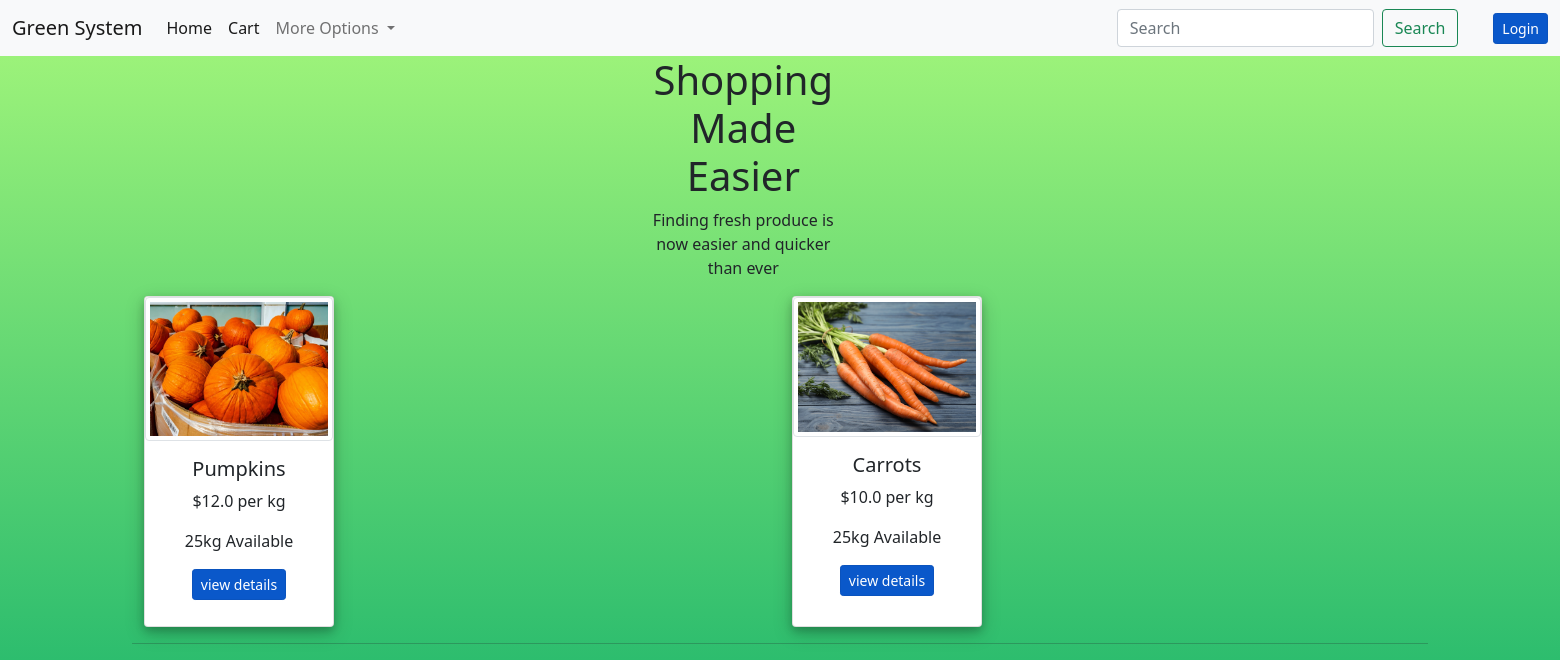
Before: / with the older database file.
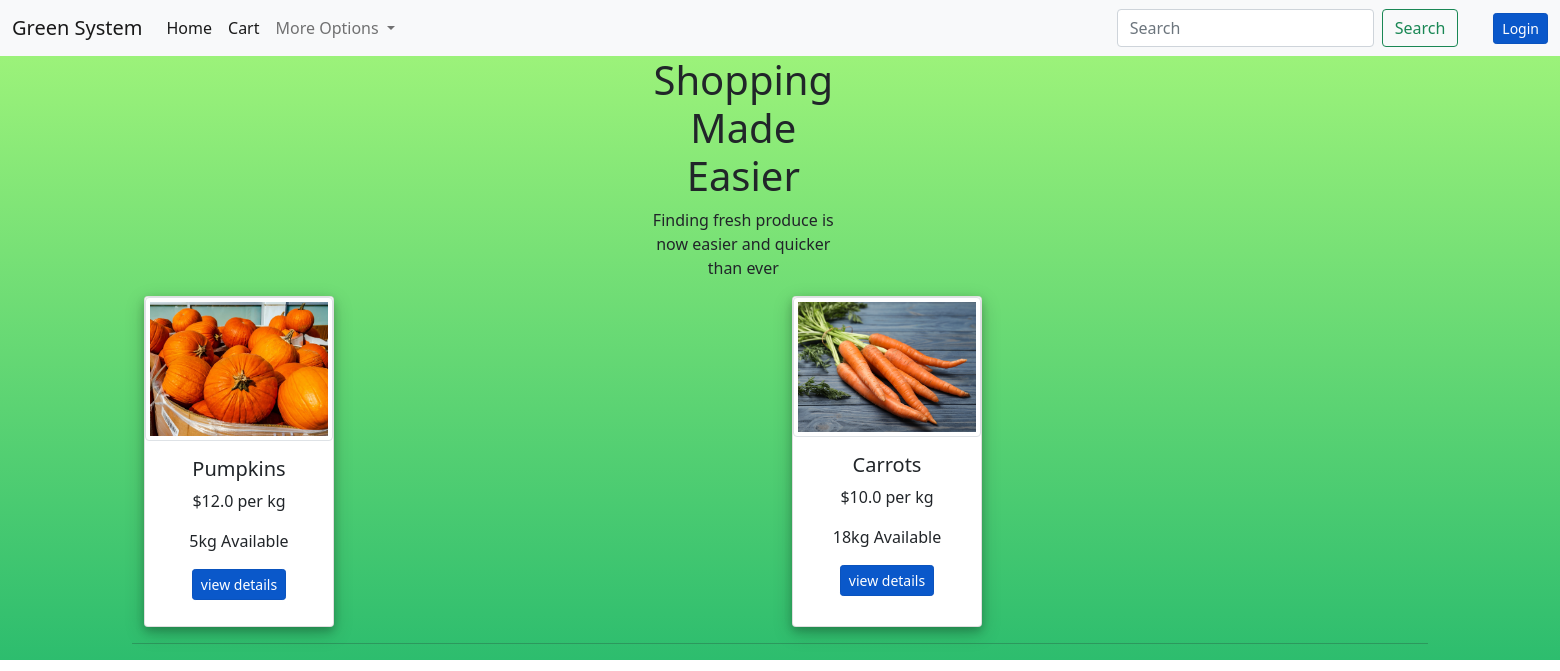
After: the same page with the newer database file.
### main.py (models this page shows, shortened)
class Item(db.Model):
    id=db.Column(db.Integer,primary_key=True)
    user_id=db.Column(db.Integer,db.ForeignKey('user.id'))
    name=db.Column(db.String,nullable=False)
    image=db.Column(db.String,nullable=False)
    quantity=db.Column(db.Integer,nullable=False)
    price=db.Column(db.Float,nullable=False)
    delivery=db.Column(db.String,nullable=False)

### main.py (the view)
@app.route('/',methods=['GET'])
def index():
    users=User.query.all()
    items=Item.query.all()
    images=[]
    for item in items:
        images.append(url_for('static',filename='item_images/+item.image'))
    return render_template('index.html',users=users,items=items,images=images)

### templates/index.html (shortened to what this page needs)
{% extends "layout.html" %}
{% block content %}
<div class="header" style="text-align: center; transform:translateX(38%);">
    <div class="new-container" style="align-items: flex-end;">
        <div class="row">
            <div class="col-2">
                <h1>Shopping Made Easier</h1>
                <p>Finding fresh produce is now easier and quicker than ever</p>
            </div>
        </div>
    </div>
</div>
<div class='container'>
    <div class="row">
    {% for item in items%}
    <div class="col">
    <div class="card"> <img class='mx-auto img-thumbnail' src="/static/item_images/{{item.image}}" width="100%" height="100%" max-height="100px" max-midth="100px" />
        <div class="card-body text-center mx-auto">
            <div class='cvp'>
                <h5 class="card-title font-weight-bold">{{item.name}}</h5>
                <p class="card-text">${{item.price}} per kg</p> <p class="card-text">{{item.quantity}}kg Available</p><a href="/item_details/{{item.id}}" class="btn btn-primary btn-sm active">view details</a><br />
            </div>
        </div>
    </div>
</div>
<br/>
    {%endfor%}
</div>
</div>
<hr/>
{% endblock %}

### templates/layout.html (shortened to what this page needs)
<!doctype html>
<html lang="en">
  <head>
    <link rel="stylesheet" href="{{ url_for('static', filename='style.css') }}">
    <link href="https://cdn.jsdelivr.net/npm/bootstrap@5.1.3/dist/css/bootstrap.min.css" rel="stylesheet">
  </head>
  <body>
    {% include 'navbar.html' %}
    <div class="container">
    {% block content%}
    {% endblock %}
    </div>
  </body>
</html>

### templates/navbar.html (shortened to what this page needs)
<nav class="navbar navbar-expand-lg navbar-light bg-light">
  <div class="container-fluid">
    <a class="navbar-brand" href="/">Green System</a>
    <div class="collapse navbar-collapse" id="navbarSupportedContent">
      <ul class="navbar-nav me-auto mb-2 mb-lg-0">
        <li class="nav-item">
          <a class="nav-link active" aria-current="page" href="/">Home</a>
        </li>
        <li class="nav-item">
          <a class="nav-link active" aria-current="page" href="/get_cart">Cart</a>
        </li>
        <li class="nav-item dropdown">
          <a class="nav-link dropdown-toggle" href="#" id="navbarDropdown" role="button" data-bs-toggle="dropdown" aria-expanded="false">
            More Options
          </a>
        </li>
      </ul>
      <form class="d-flex" action="/search" methods="GET">
        <input class="form-control me-2" type="search" placeholder="Search" aria-label="Search">
        <button class="btn btn-outline-success" type="submit">Search</button>
      </form>
      {% if current_user.is_authenticated %}
      <a href="/logout" style="margin-left:2.5em" methods="GET" class="btn btn-primary btn-sm active" role="button" aria-pressed="true">Logout</a>
      {%else%}
      <a href="/login" style="margin-left:2.5em" methods="GET" class="btn btn-primary btn-sm active" role="button" aria-pressed="true">Login</a>
      {%endif%}
    </div>
  </div>
</nav>

### static/style.css (style rules this page uses)
.new-container { max-width: 1300px; margin: auto; padding-left: 25px; padding-right: 25px; }
a { text-decoration: none; }
body { background: -webkit-linear-gradient(bottom, #2dbd6e, #a6f77b); background-repeat: no-repeat; }
body { background-color: #eee }
.container { width: 900px }
.card { background-color: #fff; border: none; border-radius: 10px; width: 190px; box-shadow: 0 4px 8px 0 rgba(0, 0, 0, 0.2), 0 6px 20px 0 rgba(0, 0, 0, 0.19); margin-bottom:10px; height:100%; }

Changed rows visible on the page:
changed Item "Pumpkins": quantity "25" → "5"
changed Item "Carrots": quantity "25" → "18"
